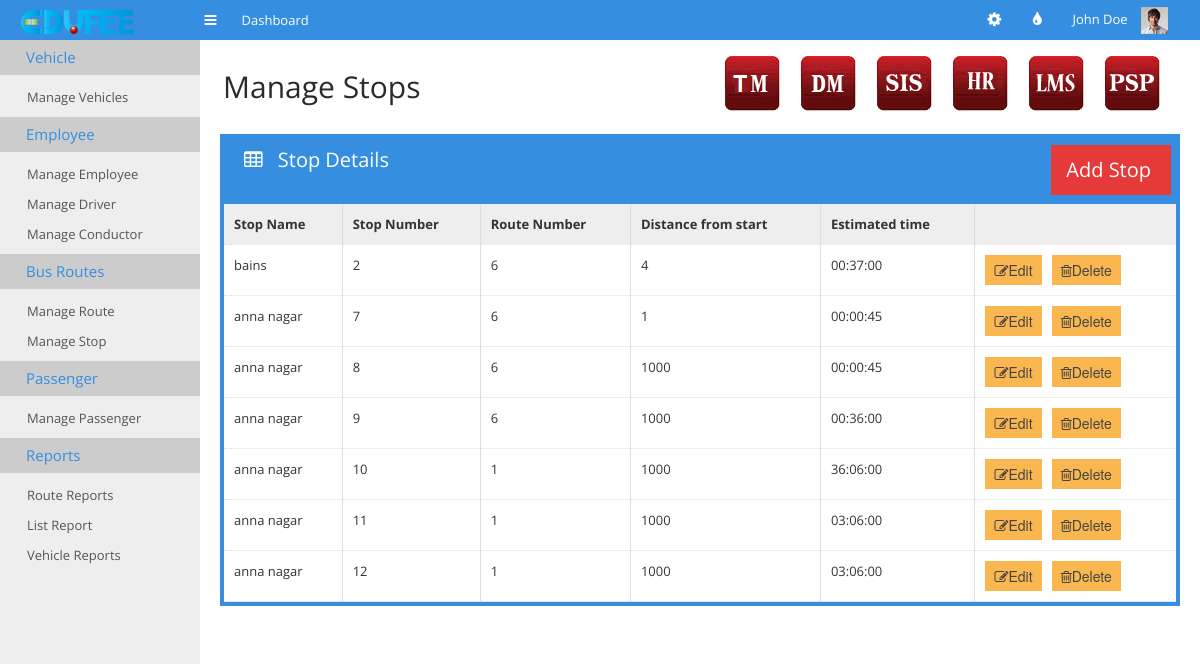
The page /tm-manage-stop.php on the database as committed earlier.
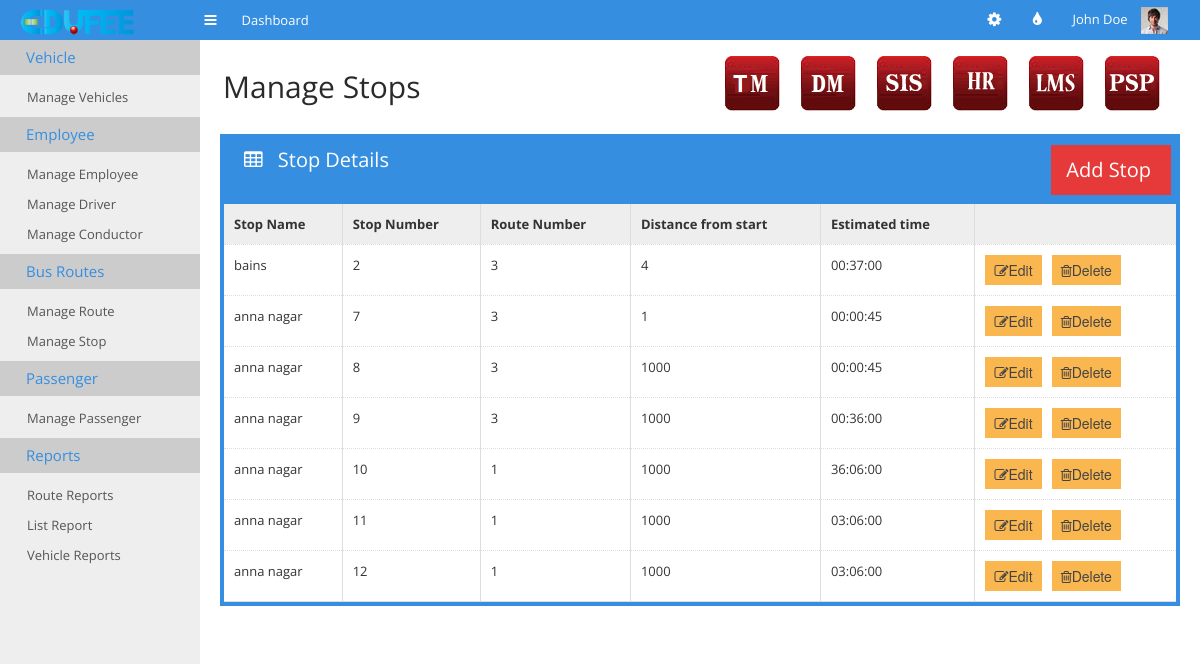
The same page on the database as committed later.
### tables this page shows
CREATE TABLE IF NOT EXISTS `tm_bus_stop` (
  `name` text,
  `id` int(11) NOT NULL,
  `route` int(11) DEFAULT NULL,
  `distance` bigint(20) DEFAULT NULL,
  `estimated_time` time DEFAULT NULL,
  PRIMARY KEY (`id`)
);

### tm-manage-stop.php (the view, shortened to what the changed rows need)
<!doctype html>
<html>
<head>
    <link rel="stylesheet" href="css/bootstrap.min.css">
    <link rel="stylesheet" href="css/bootstrap-responsive.min.css">
    <link rel="stylesheet" href="css/plugins/jquery-ui/smoothness/jquery-ui.css">
    <link rel="stylesheet" href="css/plugins/jquery-ui/smoothness/jquery.ui.theme.css">
    <link rel="stylesheet" href="css/style.css">
    <link rel="stylesheet" href="css/themes.css">
</head>
<body>
<div class="container-fluid" id="content">
    <div id="main">
        <div class="container-fluid">
            <div class="page-header">
                <div class="pull-left">
                    <h1>Manage Stops</h1>
                </div>
            </div>
            <div class="row-fluid">
                <div class="span12">
                    <div class="box box-color box-bordered">
                        <div class="box-content nopadding">
                            <table class="table table-hover table-nomargin table-bordered">
                                <thead>
                                <tr>
                                    <th class='hidden-350'>Stop Name</th>
                                    <th class="hidden-480">Stop Number</th>
                                    <th class='hidden-1024'>Route Number</th>
                                    <th class="hidden-1024">Distance from start</th>
                                    <th class="hidden-1024">Estimated time</th>
                                    <th></th>
                                </tr>
                                </thead>
                                <tbody>
                                <?php
                                require_once "datas.php";
                                $dbconnection = connectSQL($dbdetails);
                                if(mysqli_connect_errno())
                                {
                                    echo "db_connection_fail";
                                }
                                else
                                {
                                    $sql="select * from tm_bus_stop";
                                    $result=mysqli_query($dbconnection,$sql);
                                    while($row=mysqli_fetch_array($result))
                                    {
                                        echo '<tr><td>'.$row['name'].'</td><td>'.$row['id'].'</td><td class="hidden-350">'
                                            .$row['route'].'</td><td class="hidden-1024">'.$row['distance'].'</td>
                                            <td class="hidden-1024">'.$row['estimated_time'].
                                            '</td><td><button class="edit btn btn-warning" value="'.$row['id']
                                            .'"><i class="icon-edit"></i>Edit</button><span>&nbsp&nbsp</span>
                                            <button class="delete btn btn-warning" value="'.$row['id']
                                            .'"><i class="icon-trash"></i>Delete</button></td></tr>';
                                    }
                                }
                                ?>
                                </tbody>
                            </table>
                        </div>
                    </div>
                </div>
            </div>
        </div>
    </div>
</body>
</html>

Rows that differ between the two databases and show on the page:
changed tm_bus_stop "bains": route "6" → "3"
changed tm_bus_stop id 7: route "6" → "3"
changed tm_bus_stop id 8: route "6" → "3"
changed tm_bus_stop id 9: route "6" → "3"
